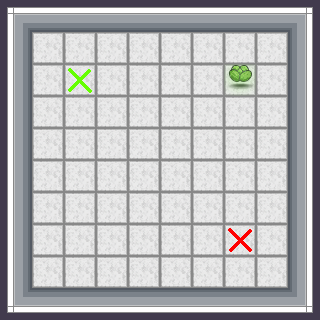

A level layout from a 2D game, rendered from its tile map. Below: a short description, then the map file with its tile-grid data intact:
An orthogonal 10x10 tile map with 32x32 px tiles, 5 tile layers (Floor, Player Spawn, Zombie Spawn, Walls, ...).

<map version="1.9" tiledversion="1.9.2" orientation="orthogonal" renderorder="right-down" width="10" height="10" tilewidth="32" tileheight="32" infinite="0" nextlayerid="6" nextobjectid="1">
 <tileset firstgid="1" source="Tilemap.tsx" />
 <layer id="1" name="Floor" width="10" height="10">
  <data encoding="csv">
10,10,10,10,10,10,10,10,10,10,
10,10,10,10,10,10,10,10,10,10,
10,10,10,10,10,10,10,10,10,10,
10,10,10,10,10,10,10,10,10,10,
10,10,10,10,10,10,10,10,10,10,
10,10,10,10,10,10,10,10,10,10,
10,10,10,10,10,10,10,10,10,10,
10,10,10,10,10,10,10,10,10,10,
10,10,10,10,10,10,10,10,10,10,
10,10,10,10,10,10,10,10,10,10
</data>
 </layer>
 <layer id="2" name="Player Spawn" width="10" height="10">
  <data encoding="csv">
0,0,0,0,0,0,0,0,0,0,
0,0,0,0,0,0,0,0,0,0,
0,0,42,0,0,0,0,0,0,0,
0,0,0,0,0,0,0,0,0,0,
0,0,0,0,0,0,0,0,0,0,
0,0,0,0,0,0,0,0,0,0,
0,0,0,0,0,0,0,0,0,0,
0,0,0,0,0,0,0,0,0,0,
0,0,0,0,0,0,0,0,0,0,
0,0,0,0,0,0,0,0,0,0
</data>
 </layer>
 <layer id="3" name="Zombie Spawn" width="10" height="10">
  <data encoding="csv">
0,0,0,0,0,0,0,0,0,0,
0,0,0,0,0,0,0,0,0,0,
0,0,0,0,0,0,0,0,0,0,
0,0,0,0,0,0,0,0,0,0,
0,0,0,0,0,0,0,0,0,0,
0,0,0,0,0,0,0,0,0,0,
0,0,0,0,0,0,0,0,0,0,
0,0,0,0,0,0,0,43,0,0,
0,0,0,0,0,0,0,0,0,0,
0,0,0,0,0,0,0,0,0,0
</data>
 </layer>
 <layer id="4" name="Walls" width="10" height="10">
  <data encoding="csv">
1,2,2,2,2,2,2,2,2,3,
9,0,0,0,0,0,0,0,0,11,
9,0,0,0,0,0,0,0,0,11,
9,0,0,0,0,0,0,0,0,11,
9,0,0,0,0,0,0,0,0,11,
9,0,0,0,0,0,0,0,0,11,
9,0,0,0,0,0,0,0,0,11,
9,0,0,0,0,0,0,0,0,11,
9,0,0,0,0,0,0,0,0,11,
17,18,18,18,18,18,18,18,18,19
</data>
 </layer>
 <layer id="5" name="Finish" width="10" height="10">
  <data encoding="csv">
0,0,0,0,0,0,0,0,0,0,
0,0,0,0,0,0,0,0,0,0,
0,0,0,0,0,0,0,44,0,0,
0,0,0,0,0,0,0,0,0,0,
0,0,0,0,0,0,0,0,0,0,
0,0,0,0,0,0,0,0,0,0,
0,0,0,0,0,0,0,0,0,0,
0,0,0,0,0,0,0,0,0,0,
0,0,0,0,0,0,0,0,0,0,
0,0,0,0,0,0,0,0,0,0
</data>
 </layer>
</map>
